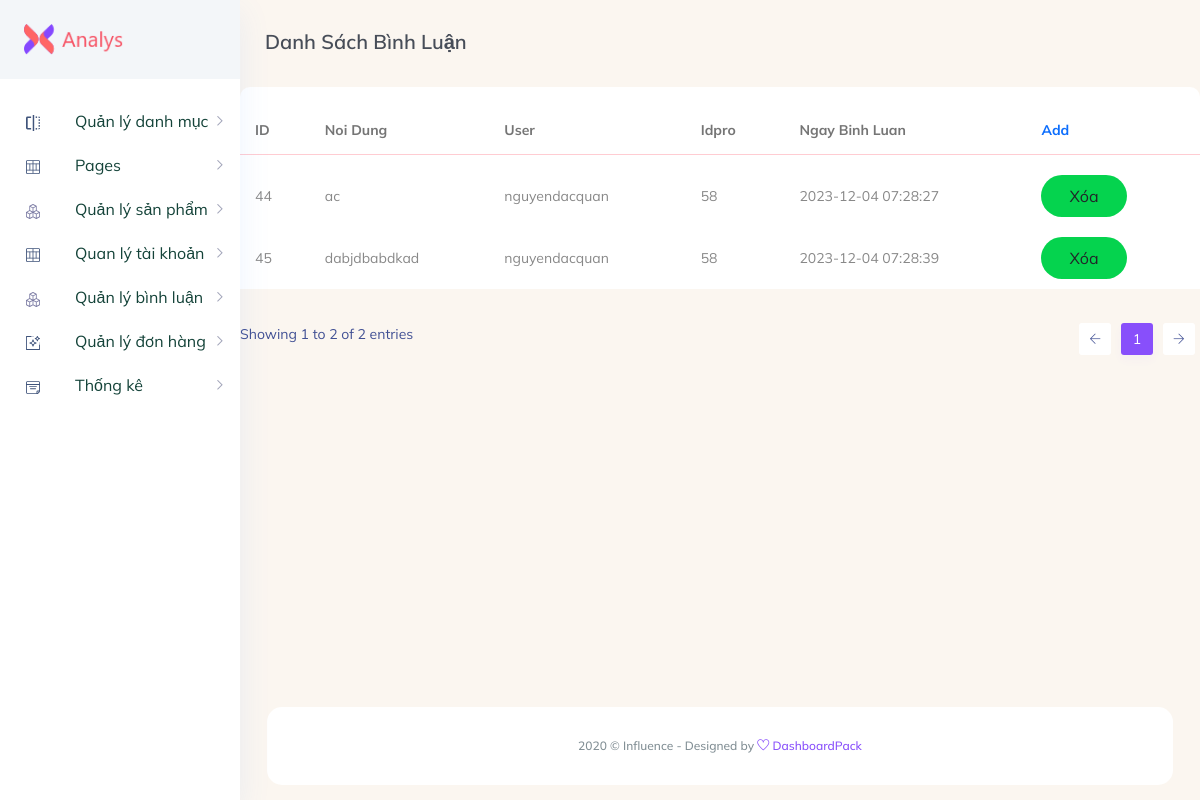
The app's page /TrangAdmin/Admin/index.php?act=dsbinhluan with its own data.
### tables this page shows
CREATE TABLE `comments` (
  `id_comment` int(11) NOT NULL,
  `content` varchar(500) DEFAULT NULL,
  `time` varchar(255) NOT NULL,
  `id_product` int(11) NOT NULL,
  `user` varchar(255) NOT NULL,
  `softdelete` tinyint(11) NOT NULL DEFAULT 0
);

### model/pdo.php (called while the page is built, shortened)
<?php
function pdo_get_connection(){
    $servername = "localhost";
    $username = "root";
    $password = "";
    try {
        $conn = new PDO("mysql:host=$servername;dbname=webshirt", $username, $password);
        $conn->setAttribute(PDO::ATTR_ERRMODE, PDO::ERRMODE_EXCEPTION);
        return $conn;
    } catch(PDOException $e) {
        echo "Connection failed: " . $e->getMessage();
    }
}
function pdo_query($sql){
    $sql_args=array_slice(func_get_args(),1);
    try{
        $conn=pdo_get_connection();
        $stmt=$conn->prepare($sql);
        $stmt->execute($sql_args);
        $rows=$stmt->fetchAll();
        return $rows;
    }
    catch(PDOException $e){
        throw $e;
    }
    finally{
        unset($conn);
    }
}
?>

### model/comment.php (called while the page is built, shortened)
<?php
function loadall_comments_admin()
{
    $sql = "SELECT * FROM comments WHERE softdelete = 0 ORDER BY id_comment desc";
    $listcomments_admin = pdo_query($sql);
    return $listcomments_admin;
}
?>

### TrangAdmin/Admin/binhluan/list.php (the view, shortened to what this page needs)
<section class="main_content dashboard_part large_header_bg">
    <div class="white_card_body">
        <div class="QA_section">
            <div class="white_box_tittle list_header mt_30 ml_25">
                <h4>Danh Sách Bình Luận</h4>
            </div>
            <div class="QA_table mb_30">
                <table class="table lms_table_active ">
                    <thead>
                        <tr>
                            <th scope="col">ID</th>
                            <th scope="col">Noi Dung </th>
                            <th scope="col">User</th>
                            <th scope="col">Idpro</th>
                            <th scope="col">Ngay Binh Luan</th>
                            <th scope="col"><a href="">Add</a></th>
                        </tr>
                    </thead>
                    <tbody>
                        <?php
                        foreach ($listcomments_admin as $comment) {
                            extract($comment);
                            $xoabl = "index.php?act=xoabl&id_comment=" . $id_comment;
                            echo '
                            <tr>
                                        <td>' . $id_comment . ' </td>
                                        <td>' . $content . ' </td>
                                        <td>' . $user. ' </td>
                                        <td>' . $id_product . ' </td>
                                        <td>' . $time . ' </td>
                                        <td>
                                        <a href="' . $xoabl . '" class="status_btn"><input type="button" class="btn" value="Xóa"></a></td> </td>
                            </tr>
                            ';
                        }
                        ?>
                    </tbody>
                </table>
            </div>
        </div>
    </div>
    <!DOCTYPE html>
    <html lang="en">
    <head>
    </head>
    <body>
    </body>
    </html>

### records on screen
comments: id_comment "45", content "dabjdbabdkad", user "nguyendacquan", id_product "58", time "2023-12-04 07:28:39"
comments: id_comment "44", content "ac", user "nguyendacquan", id_product "58", time "2023-12-04 07:28:27"
